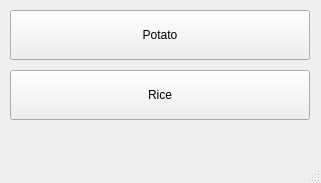
<?xml version="1.0" encoding="UTF-8"?>
<ui version="4.0">
 <class>MainFormUI</class>
 <widget class="QMainWindow" name="MainFormUI">
  <property name="geometry">
   <rect>
    <x>0</x>
    <y>0</y>
    <width>321</width>
    <height>183</height>
   </rect>
  </property>
  <property name="windowTitle">
   <string>Main Form</string>
  </property>
  <widget class="QWidget" name="centralwidget">
   <widget class="QPushButton" name="btnShowKentang">
    <property name="geometry">
     <rect>
      <x>10</x>
      <y>10</y>
      <width>300</width>
      <height>50</height>
     </rect>
    </property>
    <property name="text">
     <string>Potato</string>
    </property>
   </widget>
   <widget class="QPushButton" name="btnShowPadi">
    <property name="geometry">
     <rect>
      <x>10</x>
      <y>70</y>
      <width>300</width>
      <height>50</height>
     </rect>
    </property>
    <property name="text">
     <string>Rice</string>
    </property>
   </widget>
  </widget>
  <widget class="QMenuBar" name="menubar">
   <property name="geometry">
    <rect>
     <x>0</x>
     <y>0</y>
     <width>321</width>
     <height>26</height>
    </rect>
   </property>
  </widget>
  <widget class="QStatusBar" name="statusbar"/>
 </widget>
 <resources/>
 <connections/>
</ui>
